Frame 1 (no input): blank canvas, image omitted
Frame 60 (no input): blank canvas, image omitted
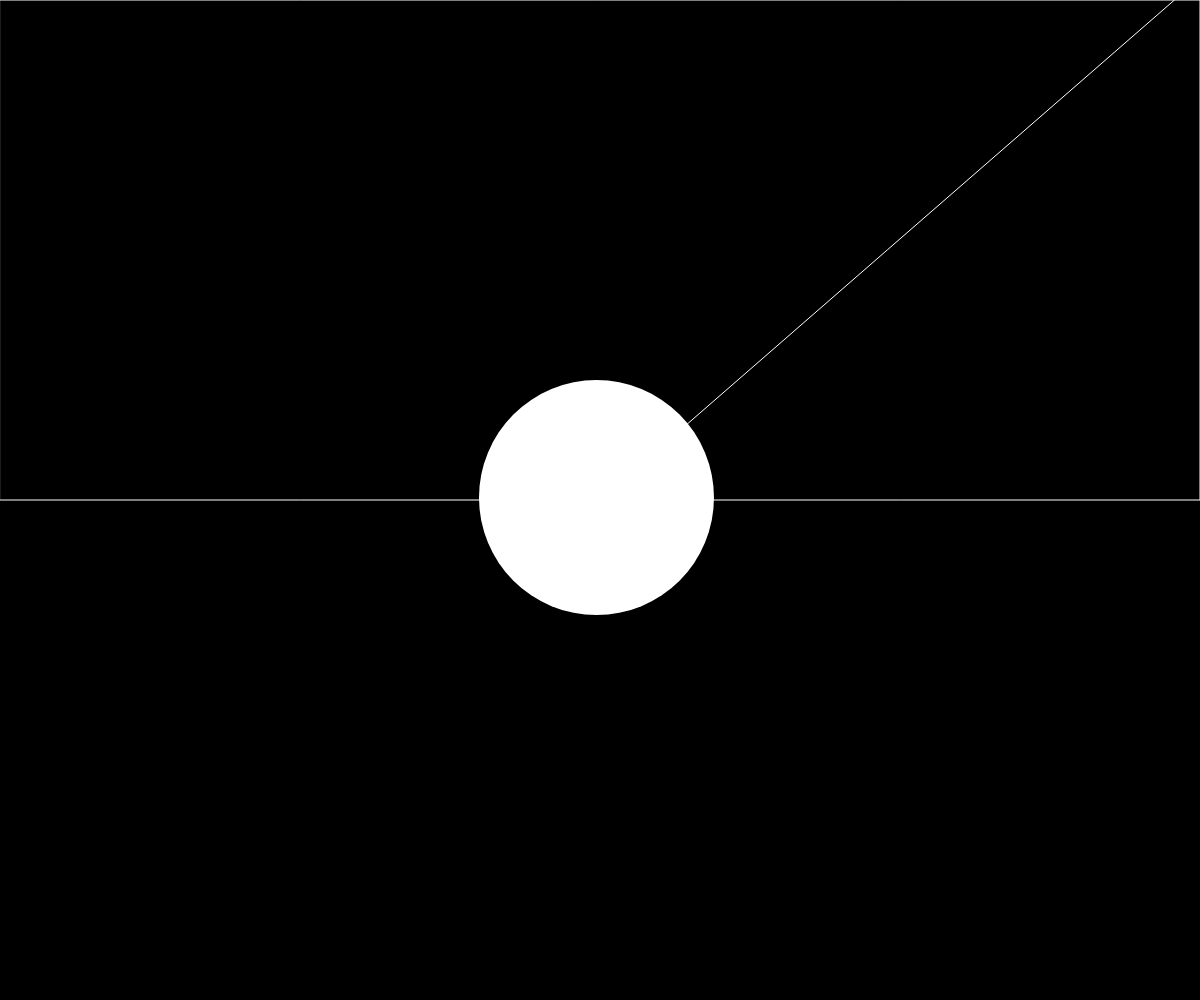
Frame 120 (the mouse pressed at the canvas centre since frame 60)

The p5.js sketch whose frames 1 and 60 were blank and that drew this single picture after the mouse press (run headless with seeded random() and noise() and a simulated clock; from frame 60 on, the mouse is pressed at the canvas centre):

// p5.js sketch
// ── sketch.js
let colorValue = 0;

function setup() {
  createCanvas(windowWidth, windowHeight);
}

function draw() {
  background(0);
  stroke(colorValue);
  fill(colorValue);

  if (mouseY > windowHeight / 2) {
    //lower part of the canvas
    // print("caught");
    //Lower part background
    push();
    fill("black");
    rect(0, windowHeight/2, windowWidth, windowHeight/2);
    pop();

    // Circle and lines follow the mouse
    push();
    noStroke();
    circle(mouseX + random(-10, 10), mouseY + random(-10, 10), random(30,60));
    pop();
    
    //the line that follows the mouse from the bottom
    line(
      random(width),
      height,
      mouseX + random(-10, 10),
      mouseY + random(-10, 10)
    );
    //the line that follows the mouse from the center of the canvas
    line(
      random(width),
      height / 2,
      mouseX + random(-10, 10),
      mouseY + random(-10, 10)
    );
  } else {
    // print("released");
    
    //upper part of the canvas
    push();
    fill("black");
    rect(0, 0, windowWidth, windowHeight / 2);
    pop();
    
    //my approach to make the circle flipped and symmetrical to the mouse without using the translate fucntion to center the origin for I think this might seriosly affect my other values
    
    let awayX = width / 2 + (width / 2 - mouseX);
    let awayY = height / 2 + (height / 2 - mouseY);
    let circleX = awayX + random(-5, 5);
    let circleY = awayY + random(-5, 5);
    let circleR = map(mouseY, 0, 200, 10, 100);


    push();
    noStroke();
    ellipse(circleX, circleY, circleR);
    pop();
    
    line(random(width), 0, mouseX, mouseY);
    
    //line that tied to mouse on one end, and tied to the circle on the other.
    line(mouseX, mouseY, circleX, circleY);
  }
}

//press and release effect

function mousePressed() {
  if (colorValue == 0) {
    colorValue = 255;
  } else {
    colorValue = 0;
  }
}

function mouseReleased() {
  if (colorValue == 255) {
    colorValue = 0;
  } else {
    colorValue = 255;
  }
}

// //my experiment with line
// function draw() {
//   background(220);
//     line(
//       width,
//       0,
//       mouseX,
//       mouseY
//     );
// }
